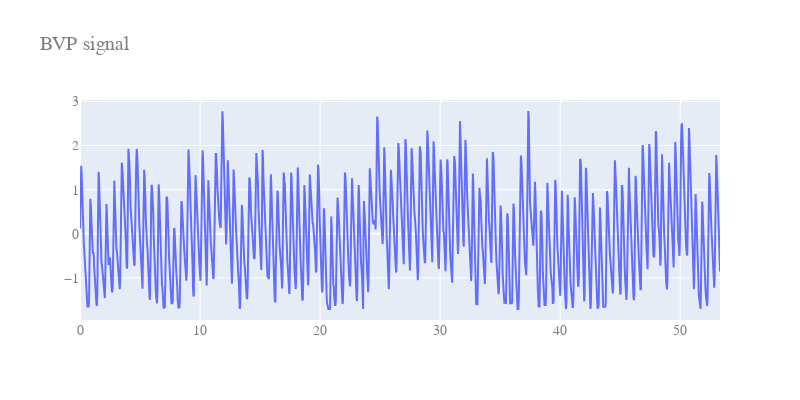
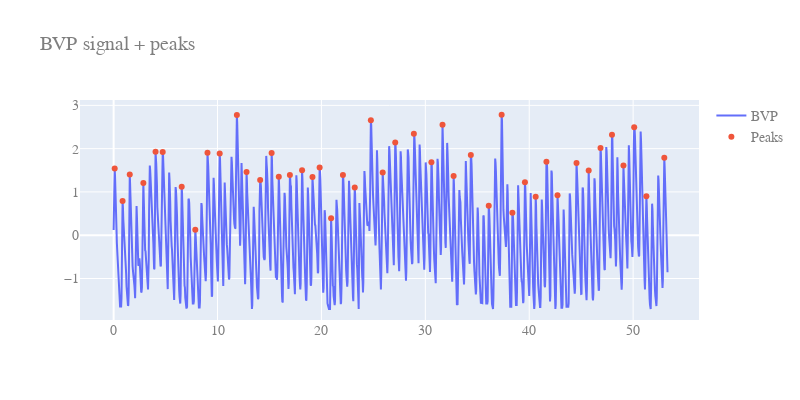

Notebook code for these charts, in order:
### Code cell
# -- dataset object
dataset = UBFC2()

# -- ground-truth (GT) signal
fname = "./UBFC/DATASET_2/subject1/ground_truth.txt"

# -- load signal and build a BVPsignal or ECGsignal object
sigGT = dataset.readSigfile(fname)
sigGT.plot()

# -- plot signal + peaks
sigGT.findPeaks(distance=20)
sigGT.plotBPMPeaks()

# -- compute BPM GT
winSizeGT = 2
bpmGT, timesGT = sigGT.getBPM(winSizeGT)

### Figure 1 — Plotly figure (JSON) as saved in the notebook; plotly's stock layout.template omitted (floating-point values rounded to 4 significant figures; data arrays with more than 128 entries replaced by an {"elided": "..."} marker saying what was removed)
{"data": [{"name": "BVP 0", "type": "scatter", "x": {"elided": "1547 float values"}, "y": {"elided": "1547 float values"}}], "layout": {"font": {"color": "#7f7f7f", "family": "Courier New, monospace", "size": 14}, "height": 400, "title": {"text": "BVP signal"}, "width": 800}}

### Figure 2 — Plotly figure (JSON) as saved in the notebook; plotly's stock layout.template omitted (floating-point values rounded to 4 significant figures; data arrays with more than 128 entries replaced by an {"elided": "..."} marker saying what was removed)
{"data": [{"name": "BVP", "type": "scatter", "x": {"elided": "1547 float values"}, "y": {"elided": "1547 float values"}}, {"mode": "markers", "name": "Peaks", "type": "scatter", "x": [0.1034, 0.8621, 1.552, 2.862, 4.034, 4.724, 6.552, 7.862, 9.034, 10.21, 11.86, 12.79, 14.1, 15.21, 15.9, 16.97, 18.14, 19.14, 19.83, 20.93, 22.07, 23.21, 24.76, 25.9, 27.1, 28.9, 30.59, 31.66, 32.72, 34.38, 36.1, 37.34, 38.38, 39.59, 40.62, 41.66, 42.72, 44.55, 45.72, 46.86, 47.97, 49.07, 50.1, 51.28, 53], "y": [1.54, 0.7929, 1.404, 1.209, 1.927, 1.923, 1.119, 0.1278, 1.908, 1.889, 2.779, 1.458, 1.277, 1.9, 1.35, 1.389, 1.502, 1.344, 1.567, 0.3906, 1.389, 1.104, 2.657, 1.449, 2.143, 2.342, 1.684, 2.553, 1.367, 1.855, 0.6835, 2.783, 0.5183, 1.224, 0.8862, 1.697, 0.9238, 1.667, 1.495, 2.013, 2.324, 1.612, 2.493, 0.9013, 1.787]}], "layout": {"font": {"color": "#7f7f7f", "family": "Courier New, monospace", "size": 14}, "height": 400, "title": {"text": "BVP signal + peaks"}, "width": 800}}
